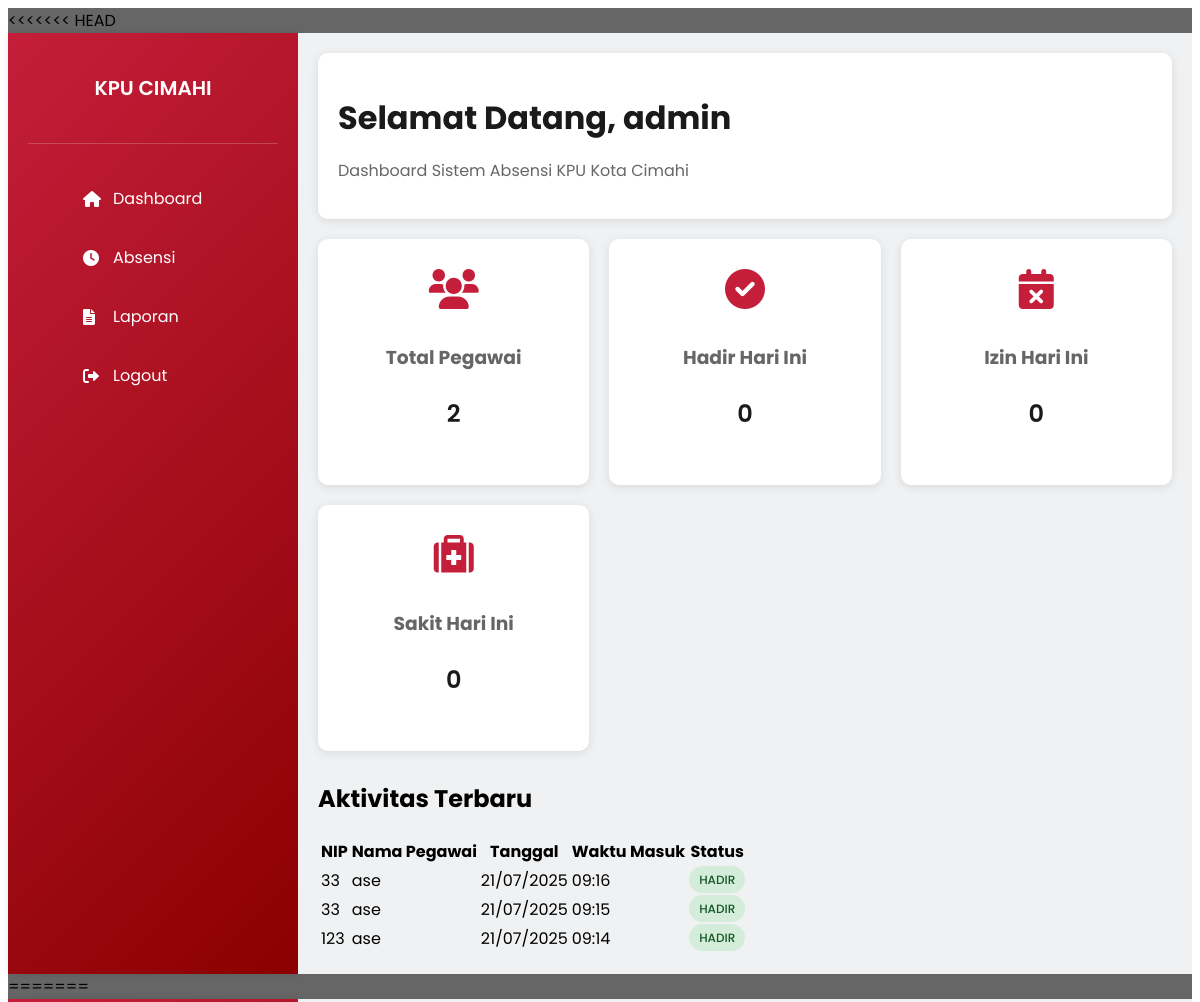
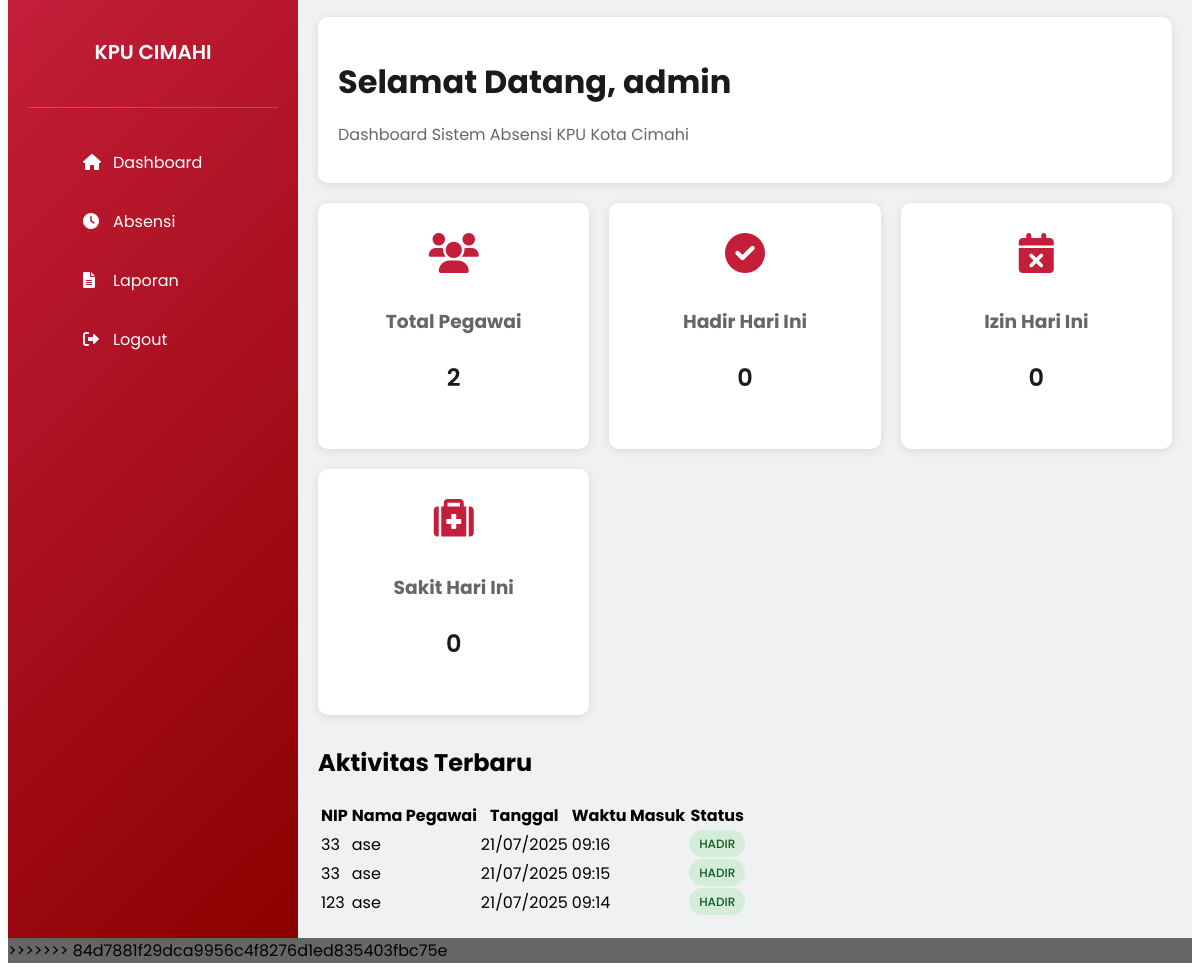
Screenshot of /dashboard.php (signed in) with the database file from the repository (2 pictures, top to bottom).
### tables this page shows
CREATE TABLE `absensi` (
  `no` int(11) NOT NULL,
  `nip` varchar(20) NOT NULL,
  `nama_pegawai` varchar(100) NOT NULL,
  `tanggal` date NOT NULL,
  `waktu_masuk` time DEFAULT NULL,
  `waktu_keluar` time DEFAULT NULL,
  `status` enum('masuk','pulang','tidak hadir') NOT NULL,
  `keterangan` enum('sakit','izin','hadir') NOT NULL,
  `gambar` varchar(255) DEFAULT NULL,
  `deskripsi` text
);

### dashboard.php (the view, shortened to what this page needs)
<?php
$host = 'localhost';
$dbname = 'db_absensi';
$username_db = 'root';
$password_db = '';
$conn = new mysqli($host, $username_db, $password_db, $dbname);
$today = date('Y-m-d');
$total_pegawai = $conn->query("SELECT COUNT(DISTINCT nip) as total FROM absensi")->fetch_assoc()['total'];
$hadir_today = $conn->query("SELECT COUNT(*) as total FROM absensi WHERE tanggal = '$today' AND keterangan = 'hadir'")->fetch_assoc()['total'];
$izin_today = $conn->query("SELECT COUNT(*) as total FROM absensi WHERE tanggal = '$today' AND keterangan = 'izin'")->fetch_assoc()['total'];
$sakit_today = $conn->query("SELECT COUNT(*) as total FROM absensi WHERE tanggal = '$today' AND keterangan = 'sakit'")->fetch_assoc()['total'];
$recent_absensi = $conn->query("SELECT * FROM absensi ORDER BY tanggal DESC, waktu_masuk DESC LIMIT 10");
?>
<!DOCTYPE html>
<html lang="id">
<head>
    <link rel="stylesheet" href="style.css">
    <link href="https://cdnjs.cloudflare.com/ajax/libs/font-awesome/6.0.0/css/all.min.css" rel="stylesheet">
</head>
<body>
    <div class="dashboard-container">
        <nav class="sidebar">
            <div class="sidebar-header">
                <h3>KPU CIMAHI</h3>
            </div>
            <ul class="sidebar-menu">
                <li><a href="dashboard.php"><i class="fas fa-home"></i> Dashboard</a></li>
                <li><a href="absensi.php"><i class="fas fa-clock"></i> Absensi</a></li>
                <li><a href="laporan.php"><i class="fas fa-file-alt"></i> Laporan</a></li>
                <li><a href="logout.php"><i class="fas fa-sign-out-alt"></i> Logout</a></li>
            </ul>
        </nav>
        <main class="main-content">
            <header class="dashboard-header">
                <h1>Selamat Datang, <?php echo htmlspecialchars($_SESSION['username']); ?></h1>
                <p>Dashboard Sistem Absensi KPU Kota Cimahi</p>
            </header>
            <div class="stats-container">
                <div class="stat-card">
                    <i class="fas fa-users"></i>
                    <h3>Total Pegawai</h3>
                    <p><?php echo $total_pegawai; ?></p>
                </div>
                <div class="stat-card">
                    <i class="fas fa-check-circle"></i>
                    <h3>Hadir Hari Ini</h3>
                    <p><?php echo $hadir_today; ?></p>
                </div>
                <div class="stat-card">
                    <i class="fas fa-calendar-times"></i>
                    <h3>Izin Hari Ini</h3>
                    <p><?php echo $izin_today; ?></p>
                </div>
                <div class="stat-card">
                    <i class="fas fa-medkit"></i>
                    <h3>Sakit Hari Ini</h3>
                    <p><?php echo $sakit_today; ?></p>
                </div>
            </div>
            <div class="recent-activity">
                <h2>Aktivitas Terbaru</h2>
                <div class="activity-table">
                    <table>
                        <thead>
                            <tr>
                                <th>NIP</th>
                                <th>Nama Pegawai</th>
                                <th>Tanggal</th>
                                <th>Waktu Masuk</th>
                                <th>Status</th>
                            </tr>
                        </thead>
                        <tbody>
                            <?php while($row = $recent_absensi->fetch_assoc()): ?>
                            <tr>
                                <td><?php echo htmlspecialchars($row['nip']); ?></td>
                                <td><?php echo htmlspecialchars($row['nama_pegawai']); ?></td>
                                <td><?php echo date('d/m/Y', strtotime($row['tanggal'])); ?></td>
                                <td><?php echo $row['waktu_masuk'] ? date('H:i', strtotime($row['waktu_masuk'])) : '-'; ?></td>
                                <td>
                                    <span class="status-badge status-<?php echo $row['keterangan']; ?>">
                                        <?php echo strtoupper($row['keterangan']); ?>
                                    </span>
                                </td>
                            </tr>
                            <?php endwhile; ?>
                        </tbody>
                    </table>
                </div>
            </div>
        </main>
    </div>
</body>
</html>
<?php
$host = 'localhost';
$dbname = 'db_absensi';
$username_db = 'root';
$password_db = '';
$conn = new mysqli($host, $username_db, $password_db, $dbname);
$today = date('Y-m-d');
$total_pegawai = $conn->query("SELECT COUNT(DISTINCT nip) as total FROM absensi")->fetch_assoc()['total'];
$hadir_today = $conn->query("SELECT COUNT(*) as total FROM absensi WHERE tanggal = '$today' AND keterangan = 'hadir'")->fetch_assoc()['total'];
$izin_today = $conn->query("SELECT COUNT(*) as total FROM absensi WHERE tanggal = '$today' AND keterangan = 'izin'")->fetch_assoc()['total'];
$sakit_today = $conn->query("SELECT COUNT(*) as total FROM absensi WHERE tanggal = '$today' AND keterangan = 'sakit'")->fetch_assoc()['total'];
$recent_absensi = $conn->query("SELECT * FROM absensi ORDER BY tanggal DESC, waktu_masuk DESC LIMIT 10");
?>
<!DOCTYPE html>
<html lang="id">
<head>
    <link rel="stylesheet" href="style.css">
    <link href="https://cdnjs.cloudflare.com/ajax/libs/font-awesome/6.0.0/css/all.min.css" rel="stylesheet">
</head>
<body>
    <div class="dashboard-container">
        <nav class="sidebar">
            <div class="sidebar-header">
                <h3>KPU CIMAHI</h3>
            </div>
            <ul class="sidebar-menu">
                <li><a href="dashboard.php"><i class="fas fa-home"></i> Dashboard</a></li>
                <li><a href="absensi.php"><i class="fas fa-clock"></i> Absensi</a></li>
                <li><a href="laporan.php"><i class="fas fa-file-alt"></i> Laporan</a></li>
                <li><a href="logout.php"><i class="fas fa-sign-out-alt"></i> Logout</a></li>
            </ul>
        </nav>
        <main class="main-content">
            <header class="dashboard-header">
                <h1>Selamat Datang, <?php echo htmlspecialchars($_SESSION['username']); ?></h1>
                <p>Dashboard Sistem Absensi KPU Kota Cimahi</p>
            </header>
            <div class="stats-container">
                <div class="stat-card">
                    <i class="fas fa-users"></i>
                    <h3>Total Pegawai</h3>
                    <p><?php echo $total_pegawai; ?></p>
                </div>
                <div class="stat-card">
                    <i class="fas fa-check-circle"></i>
                    <h3>Hadir Hari Ini</h3>
                    <p><?php echo $hadir_today; ?></p>
                </div>
                <div class="stat-card">
                    <i class="fas fa-calendar-times"></i>
                    <h3>Izin Hari Ini</h3>
                    <p><?php echo $izin_today; ?></p>
                </div>
                <div class="stat-card">
                    <i class="fas fa-medkit"></i>
                    <h3>Sakit Hari Ini</h3>
                    <p><?php echo $sakit_today; ?></p>
                </div>
            </div>
            <div class="recent-activity">
                <h2>Aktivitas Terbaru</h2>
                <div class="activity-table">
                    <table>
                        <thead>
                            <tr>
                                <th>NIP</th>
                                <th>Nama Pegawai</th>
                                <th>Tanggal</th>
                                <th>Waktu Masuk</th>
                                <th>Status</th>
                            </tr>
                        </thead>
                        <tbody>
                            <?php while($row = $recent_absensi->fetch_assoc()): ?>
                            <tr>
                                <td><?php echo htmlspecialchars($row['nip']); ?></td>
                                <td><?php echo htmlspecialchars($row['nama_pegawai']); ?></td>
                                <td><?php echo date('d/m/Y', strtotime($row['tanggal'])); ?></td>
                                <td><?php echo $row['waktu_masuk'] ? date('H:i', strtotime($row['waktu_masuk'])) : '-'; ?></td>
                                <td>
                                    <span class="status-badge status-<?php echo $row['keterangan']; ?>">
                                        <?php echo strtoupper($row['keterangan']); ?>
                                    </span>
                                </td>
                            </tr>
                            <?php endwhile; ?>
                        </tbody>
                    </table>
                </div>
            </div>
        </main>
    </div>
</body>
</html>

### style.css (style rules this page uses)
body { font-family: 'Poppins', sans-serif; background: url('gambar/gb.jpg') no-repeat center center fixed; background-size: cover; min-height: 100vh; position: relative; }
body::before { content: ''; position: absolute; top: 0; left: 0; right: 0; bottom: 0; background: rgba(0, 0, 0, 0.6); z-index: 1; }
.container, .dashboard-container { display: flex; min-height: 100vh; position: relative; z-index: 2; }
.sidebar { width: 250px; background: linear-gradient(135deg, #c41e3a 0%, #8b0000 100%); color: white; padding: 20px; box-shadow: 2px 0 10px rgba(0, 0, 0, 0.1); }
.sidebar-header { text-align: center; margin-bottom: 30px; padding-bottom: 20px; border-bottom: 1px solid rgba(255, 255, 255, 0.2); }
.sidebar-header h3 { font-size: 20px; font-weight: 600; }
.sidebar-menu { list-style: none; }
.sidebar-menu li { margin-bottom: 10px; }
.sidebar-menu a { display: flex; align-items: center; padding: 12px 15px; color: white; text-decoration: none; border-radius: 8px; transition: all 0.3s ease; }
.sidebar-menu i { margin-right: 10px; width: 20px; }
.main-content { flex: 1; padding: 20px; background: rgba(248, 249, 250, 0.95); overflow-y: auto; }
.page-header, .dashboard-header { background: white; padding: 20px; border-radius: 10px; margin-bottom: 20px; box-shadow: 0 2px 10px rgba(0, 0, 0, 0.1); }
.page-header h1, .dashboard-header h1 { color: #1a1a1a; margin-bottom: 5px; }
.page-header p, .dashboard-header p { color: #666; }
.stats-container { display: grid; grid-template-columns: repeat(auto-fit, minmax(250px, 1fr)); gap: 20px; margin-bottom: 30px; }
.stat-card { background: white; padding: 30px; border-radius: 10px; text-align: center; box-shadow: 0 2px 10px rgba(0, 0, 0, 0.1); transition: transform 0.3s ease; }
.stat-card i { font-size: 40px; color: #c41e3a; margin-bottom: 15px; }
.stat-card h3 { color: #666; margin-bottom: 10px; }
.stat-card p { font-size: 24px; font-weight: 600; color: #1a1a1a; }
.status-badge { padding: 5px 10px; border-radius: 20px; font-size: 12px; font-weight: 500; }
.status-hadir { background: #d4edda; color: #155724; }

### rows the page displays
absensi: nip "33", nama_pegawai "ase", tanggal "21/07/2025", waktu_masuk "09:16", keterangan "HADIR"
absensi: nip "33", nama_pegawai "ase", tanggal "21/07/2025", waktu_masuk "09:15", keterangan "HADIR"
absensi: nip "123", nama_pegawai "ase", tanggal "21/07/2025", waktu_masuk "09:14", keterangan "HADIR"

### other values shown
$_SESSION['username'] "admin"
$total_pegawai "2"
$hadir_today "0"
$izin_today "0"
$sakit_today "0"
